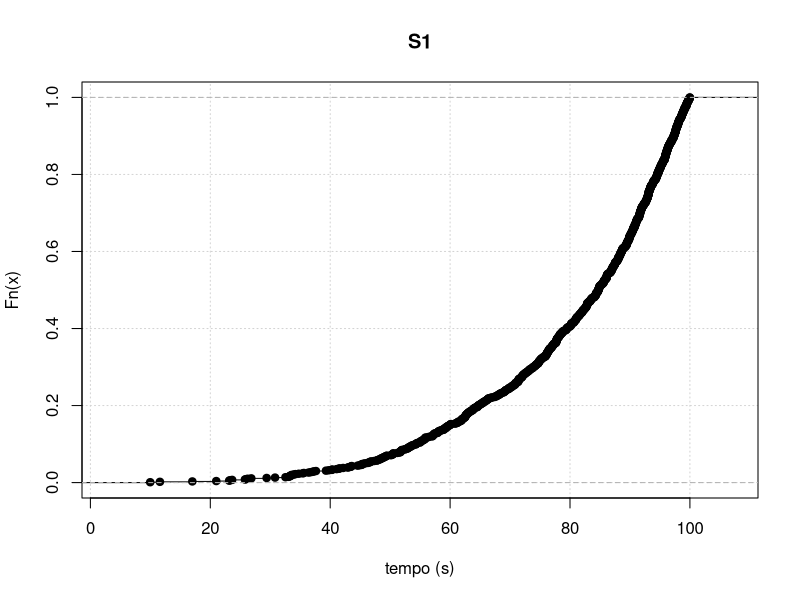
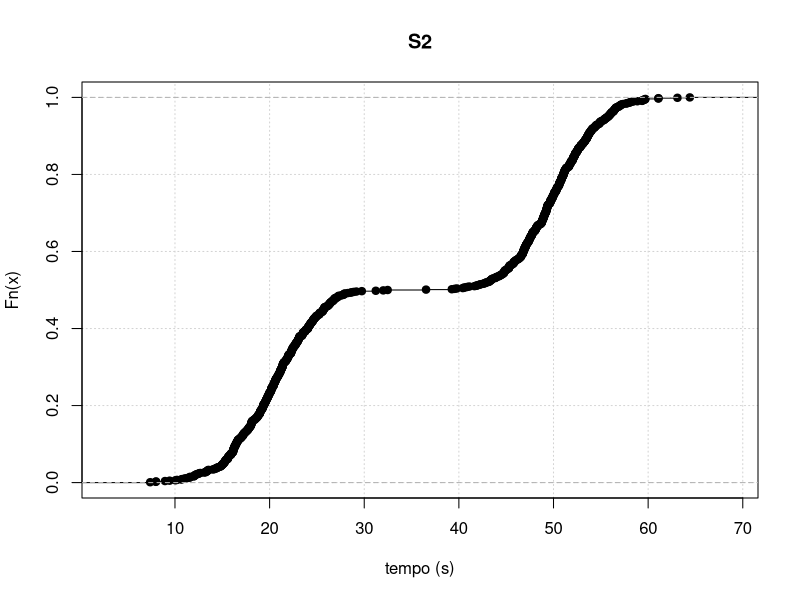
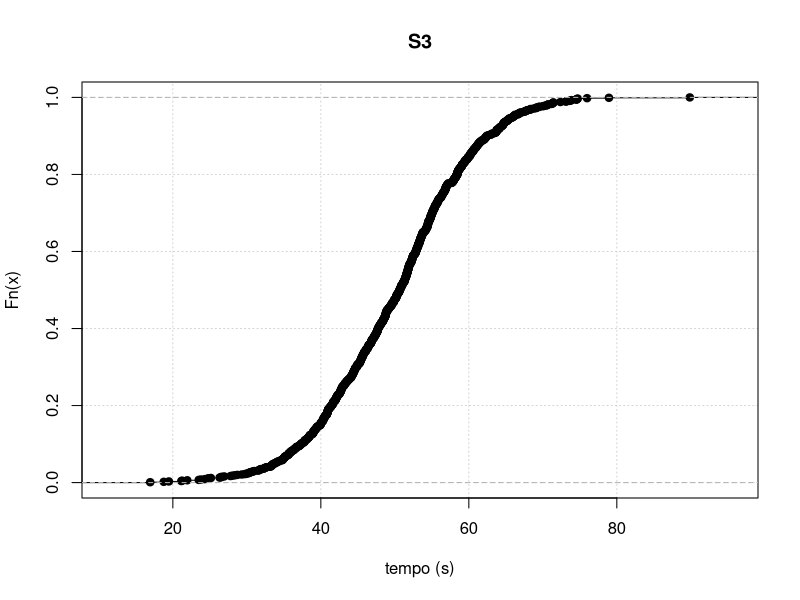
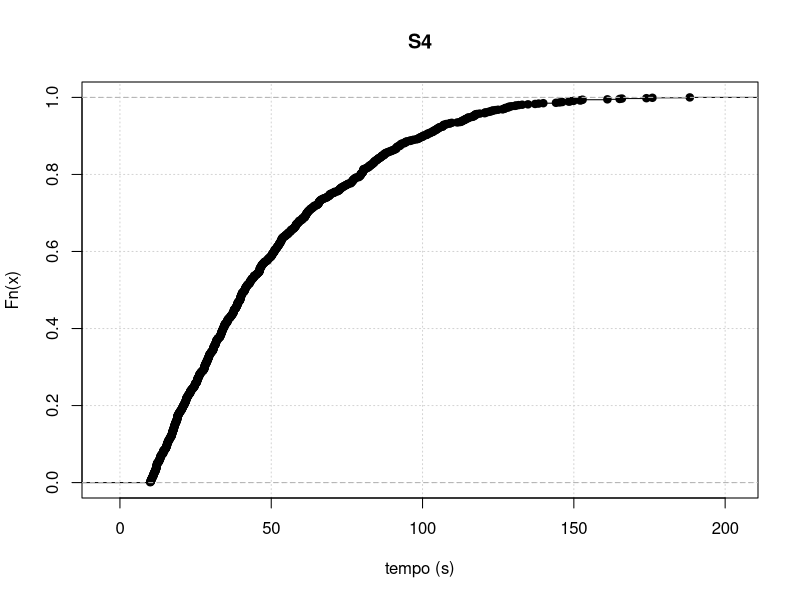
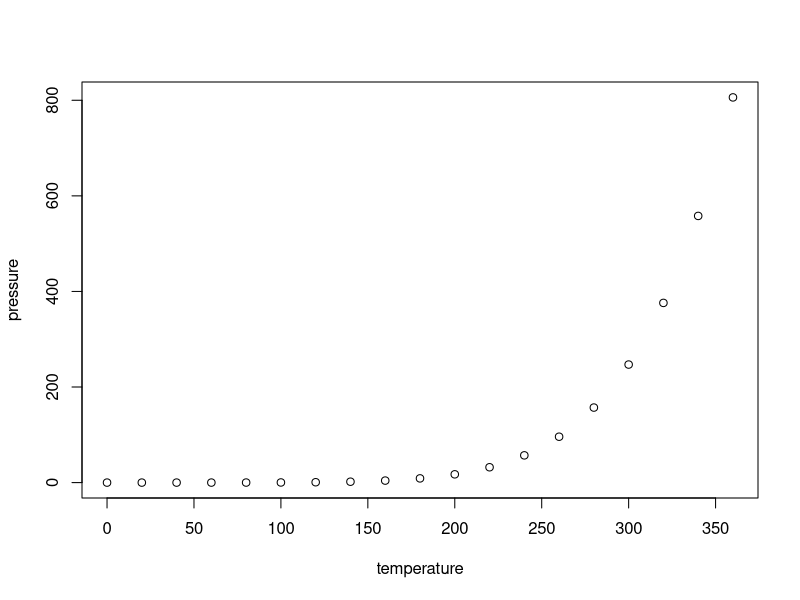

Write R code to recreate these figures, in order.
## ---- chunk 1
temposCPU = c(0.74, 0.43, 0.24, 2.24, 262.08, 8960, 4720, 19740, 7360, 22440, 28560)
temposCPU.sort = sort(temposCPU)
temposCPU.mean = mean(temposCPU.sort, trim=0.25)
temposCPU.amplitude = IQR(temposCPU.sort)
temposCPU.variancia = var(temposCPU.sort)
temposCPU.desvioPadrao = sd(temposCPU.sort)
CV <- function(x) { sd(x) / mean(x) } 

## ---- chunk 2
taxaExecucao = c(3, 5, 6, 12)
hmean <- function (x, na.rm=TRUE) { 1/mean(1/x, na.rm=na.rm) }
## ---- chunk 3
tempoExecucao = read.table("texec.txt", header = TRUE)
tempoExecucao.max = max(tempoExecucao$te)
tempoExecucao.min = min(tempoExecucao$te)
moda <- function(x) {
  x <- na.omit(x)
  ux <- unique(x)
  tab <- tabulate(match(x, ux))
  ux[tab == max(tab)]
}

tempoExecucao.moda = moda(tempoExecucao$te)
tempoExecucao.mean = mean(tempoExecucao$te)
tempoExecucao.median = median(tempoExecucao$te)
tempoExecucao.cv = CV(tempoExecucao$te)

## ---- chunk 4
clientSrv = read.table("rtt.txt", header = TRUE)
clientSrv.vazao = 1000 / (min(clientSrv$RTT)  + 25)
clientSrv.hmean = hmean(clientSrv$RTT)
clientSrv.tipic = median(clientSrv$RTT)
tresp = clientSrv.tipic + 25
## ---- chunk 5
banda = read.table("lbanda.txt", header = TRUE)
banda.vazao.transmissao.max = max(banda$tx.kbps)
banda.vazao.recepcao.max = max(banda$rx.kbps)

banda.vazao.transmissao.tipic = moda(banda$tx.kbps)
banda.vazao.recepcao.tipic = moda(banda$rx.kbps)

banda.vazao.transmissao.dispersion.diff = diff(range(banda$tx.kbps))
banda.vazao.recepcao.dispersion.diff =  diff(range(banda$rx.kbps))

banda.vazao.dispersion.txt = 'Transmissão'
if (banda.vazao.transmissao.dispersion.diff > banda.vazao.recepcao.dispersion.diff) {
  banda.vazao.dispersion.txt = 'Recepção'
}

banda.taxa.transmissao.tipic = moda(banda$tx.pps)
banda.taxa.recepcao.tipic = moda(banda$rx.pps)

banda.vazao.transmissao.sum = sum(banda$tx.kbps)
banda.vazao.recepcao.sum = sum(banda$rx.kbps)

## ---- chunk 6
sgdb = read.table("sgbd-tps.txt", header = TRUE)
sgdb.s1.sum = sum(sgdb$S1)
sgdb.s2.sum = sum(sgdb$S2)
sgdb.s3.sum = sum(sgdb$S3)

sgdb.sum.txt = "S1"
if (sgdb.s2.sum > sgdb.s1.sum) {
  sgdb.sum.txt = "S2"
}
if (sgdb.s3.sum > sgdb.s2.sum && sgdb.s3.sum > sgdb.s1.sum) {
  sgdb.sum.txt = "S3"
}


## ---- chunk 7
globo = read.table("globo.txt", header = TRUE)
globo.tipic = moda(globo$X143)
globo.carga601.length = length(globo$X143[globo$X143 < 600])

globo.carga.percentage = (globo.carga601.length * 100) / length(globo$X143)
globo.carga.percentage
globo.carga.txt = "Não"
if (globo.carga.percentage > 98) {
  globo.carga.txt = "Sim"
}

## ---- chunk 8
pacotes = read.table("pacotes.txt", header = TRUE)


#mean(pacotes$X125, trim=0.2)
## ---- chunk 9
trbd = read.table("trbd.txt", header = TRUE)
trbd.tipic = moda(trbd$tr.bd)
trbd.dispersao = diff(range(trbd$tr.bd))
trbd.cv = CV(trbd$tr.bd)
trbd.min = min(trbd$tr.bd)
trbd.vazao = 1000 / trbd.min 
## ---- chunk 10
usuarios = read.table("usuarios.txt", header = TRUE)
usuarios.max = max(usuarios$users)
usuarios.max.which = which(usuarios$users == usuarios.max)
usuarios.max.line = usuarios[usuarios.max.which, ]

usuarios.min = min(usuarios$users)
usuarios.min.which = which(usuarios$users == usuarios.min)
usuarios.min.line = usuarios[usuarios.min.which, ]
#usuarios
usuarios.tipic = moda(usuarios$users)
usuarios.bigger260 = usuarios[usuarios$users > 260, ]
## ---- chunk 11
consultas = read.table("aed-tcons.dat", header = TRUE)

#hist(consultas$S1)
plot(ecdf(consultas$S1), xlab="tempo (s)", panel.first=grid(),main="S1")
plot(ecdf(consultas$S2), xlab="tempo (s)", panel.first=grid(),main="S2")
plot(ecdf(consultas$S3), xlab="tempo (s)", panel.first=grid(),main="S3")
plot(ecdf(consultas$S4), xlab="tempo (s)", panel.first=grid(),main="S4")

consultas.s4.summary = summary(consultas$S4)
consultas.s4.quatile = quantile(consultas$S4, c(0.9, 0.95))

consultas.s1.sort = sort(consultas$S1)
consultas.s1.mediana = median(consultas.s1.sort)
consultas.s1.media = mean(consultas$S1)
consultas.s1.media.truncada = mean(consultas$S1, trim=0.05)

consultas.s3.sort = sort(consultas$S3)
consultas.s3.mediana = median(consultas.s3.sort)
consultas.s3.media = mean(consultas$S3)
consultas.s3.media.truncada = mean(consultas$S3, trim=0.05)

## ---- chunk 12
plot(pressure)
